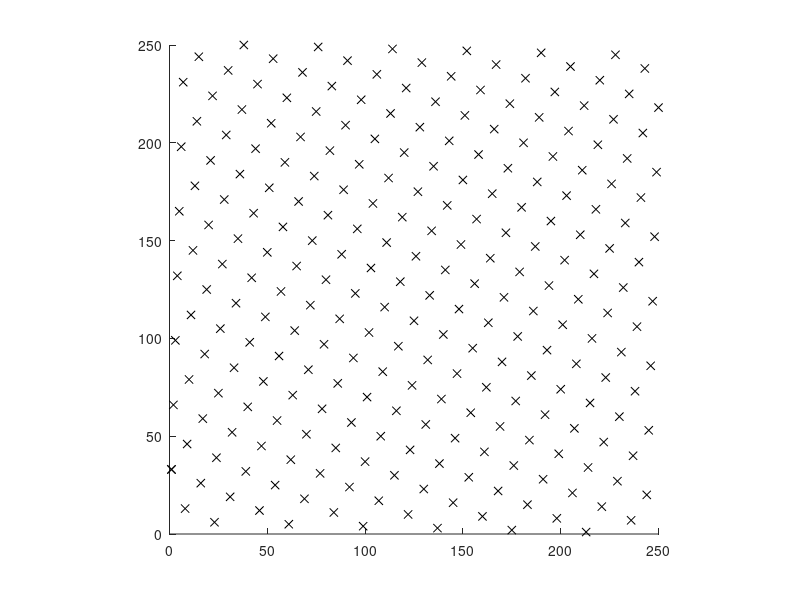
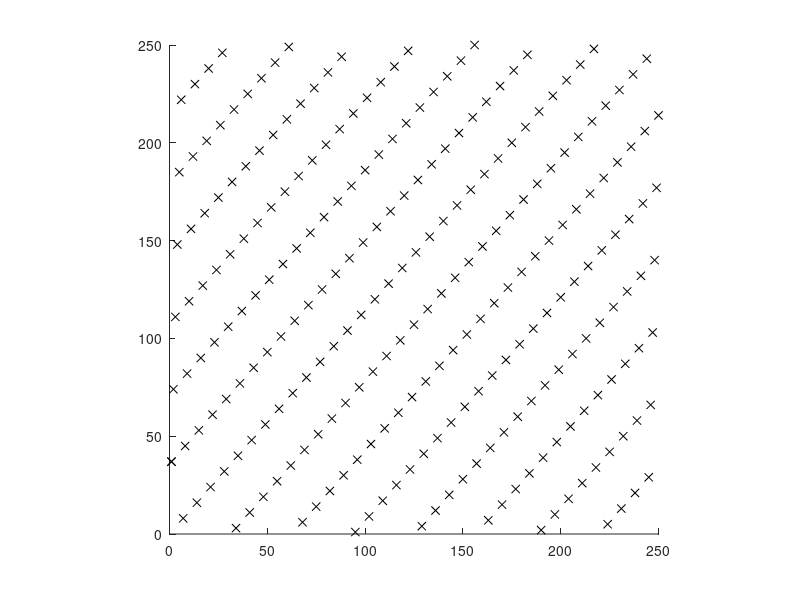
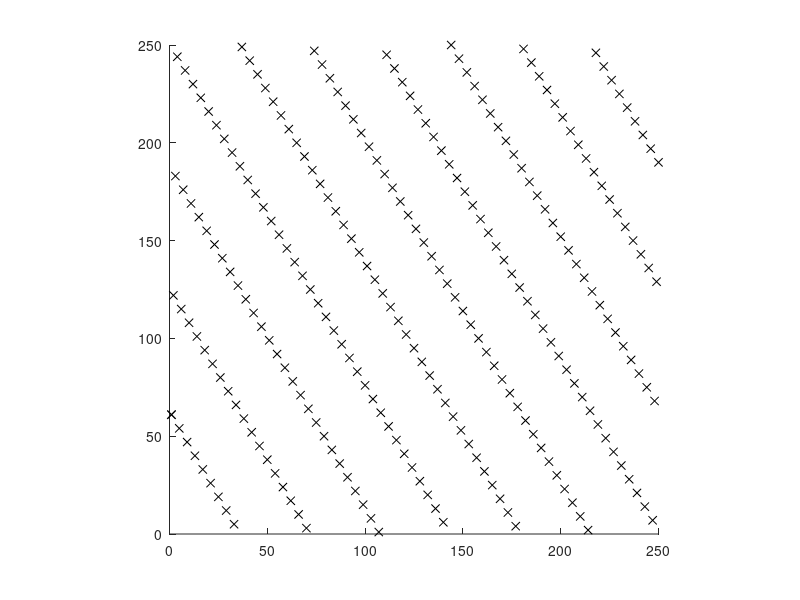

These charts were generated, in order, by the following MATLAB code:
% RR_LCG16_Test
% Tests 3 very simply LCGs with m=2^8-5=251, and plots the adjacent pairs
% of the random numbers generated to detect k-tuple clustering.
%% Renaissance Repository, https://github.com/tbewley/RR/tree/main/RR_chap02
%% Copyright 2024 by Thomas Bewley, published under BSD 3-Clause License.

clear
m=251, a=33, x(1)=1, for i=2:255, x(i)=mod(a*x(i-1),m); end, x
figure(1), clf, hold on, for i=1:251, plot(x(i),x(i+1),'kx'), end
axis square, print -depsc ktuple_clusteringA.eps

m=251, a=37, x(1)=1, for i=2:255, x(i)=mod(a*x(i-1),m); end, x
figure(2), clf, hold on, for i=1:251, plot(x(i),x(i+1),'kx'), end
axis square, print -depsc ktuple_clusteringB.eps

m=251, a=61, x(1)=1, for i=2:255, x(i)=mod(a*x(i-1),m); end, x  % 61
figure(3), clf, hold on, for i=1:251, plot(x(i),x(i+1),'kx'), end
axis square, print -depsc ktuple_clusteringC.eps
